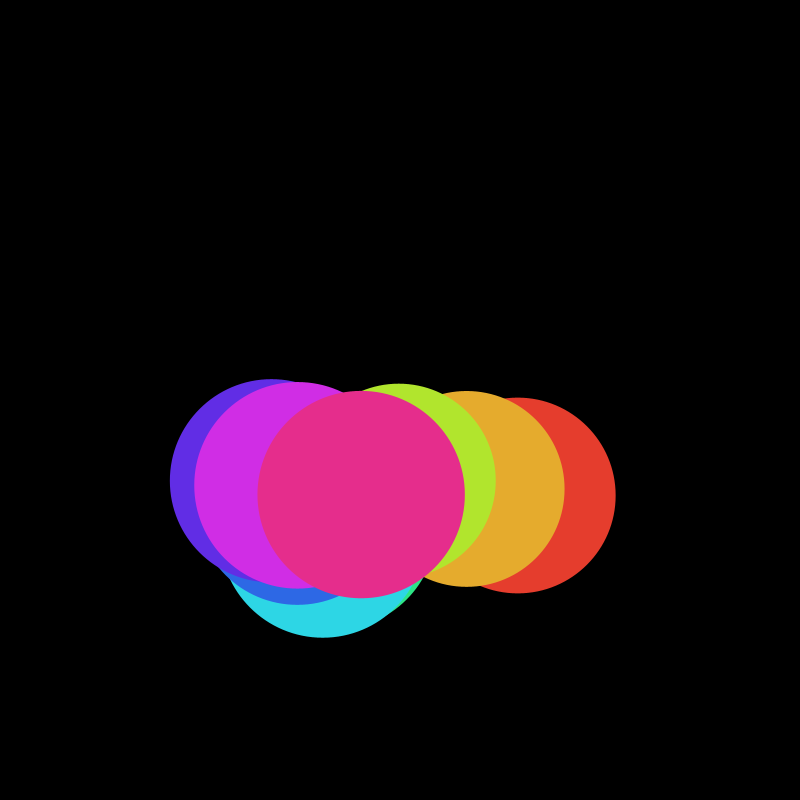
Frame 1 (no input)
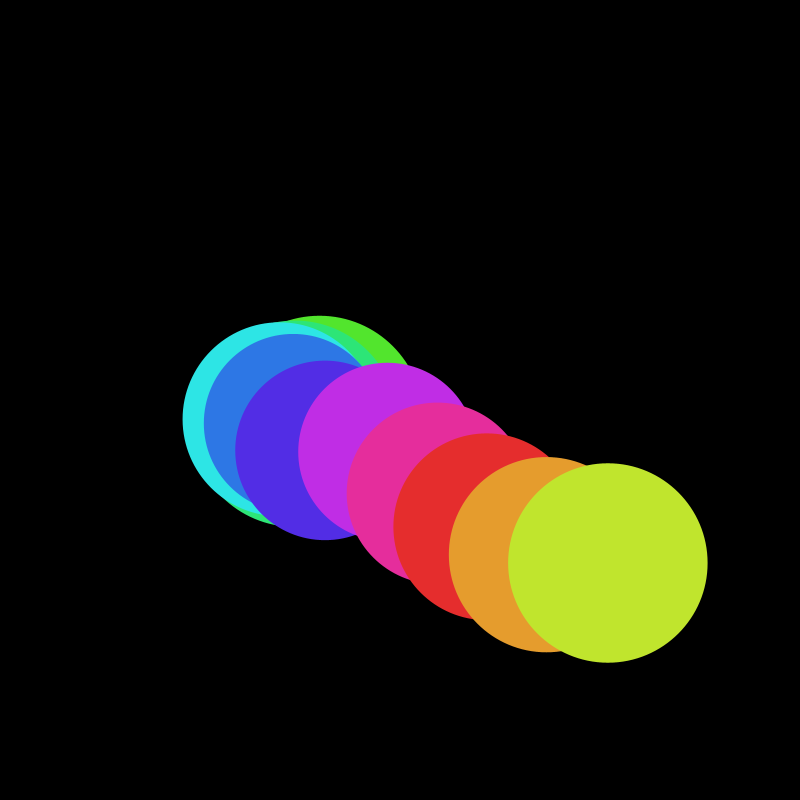
Frame 60 (the mouse pressed at the canvas centre just before this capture)
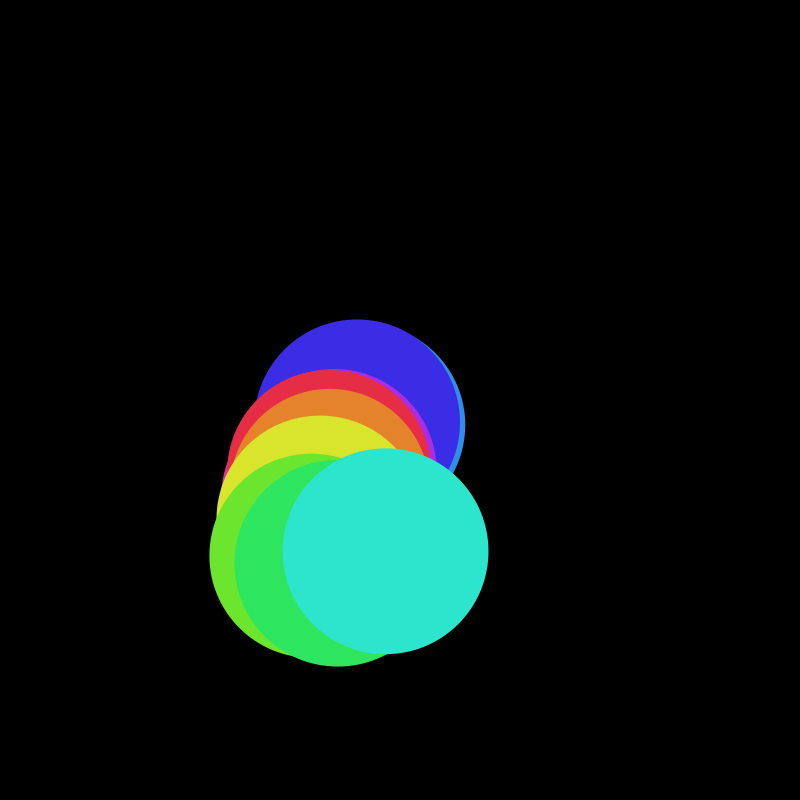
Frame 120 (the mouse held since frame 60 and released just before this capture)

The Processing sketch that drew these frames (run headless with seeded random() and noise(); from frame 60 on, the mouse is pressed at the canvas centre):

// Processing sketch: Dhruv_Patel
// ── Dhruv_Patel.pde
void setup() {
  size(800, 800);
  noStroke();
  frameRate(30);
}

void draw() {
  background(0, 10); // Subtle fading effect for whispering aurora
  
  float time = millis() * 0.001; // Dynamic variable for smooth transitions
  for (int i = 0; i < 10; i++) {
    float x = width * noise(i * 0.1, time);
    float y = height * noise(i * 0.1, time + 100);
    float r = 150 + 100 * noise(i * 0.2, time + 200);
    
    int hue = (int)(time * 50 + i * 36) % 360; // Cycle through hues
    fill(colorFromHue(hue, 0.8, 0.9));
    ellipse(x, y, r, r);
  }
}

color colorFromHue(float h, float s, float b) {
  h = h % 360;
  s = constrain(s, 0, 1);
  b = constrain(b, 0, 1);
  float c = b * s;
  float x = c * (1 - abs((h / 60) % 2 - 1));
  float m = b - c;
  
  float r = 0, g = 0, bl = 0;
  if (h < 60)      { r = c; g = x; bl = 0; }
  else if (h < 120) { r = x; g = c; bl = 0; }
  else if (h < 180) { r = 0; g = c; bl = x; }
  else if (h < 240) { r = 0; g = x; bl = c; }
  else if (h < 300) { r = x; g = 0; bl = c; }
  else              { r = c; g = 0; bl = x; }
  
  return color((r + m) * 255, (g + m) * 255, (bl + m) * 255);
}
